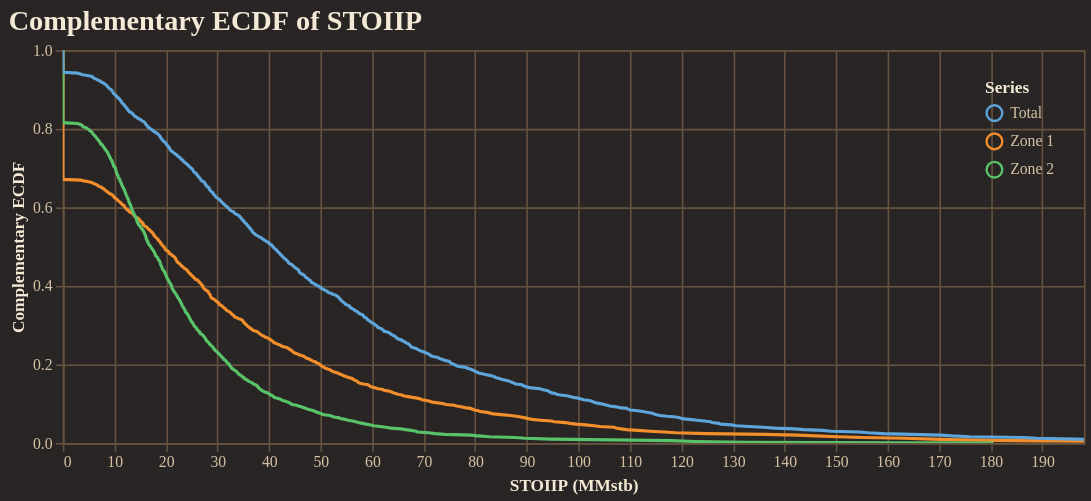

Source (notebook cell):
### Code cell
fig = reporter.plotter.prospect_volumetric_ecdf_plot(
    figsize=(650, 250),
    backend=PLOTTING_BACKEND
)
fig.show()

### Figure 1 — Vega-Lite specification as saved in the notebook (floating-point values rounded to 4 significant figures; data arrays with more than 128 entries replaced by an {"elided": "..."} marker saying what was removed)
{"config": {"background": "#292524", "view": {"fill": "#292524", "stroke": "#665340"}, "title": {"color": "#f4e9d7", "font": "Merriweather", "fontSize": 18, "fontWeight": 600, "subtitleColor": "#d5c2a6", "anchor": "start"}, "axis": {"domainColor": "#665340", "gridColor": "#665340", "tickColor": "#665340", "labelColor": "#d5c2a6", "titleColor": "#f4e9d7", "labelFont": "Merriweather", "titleFont": "Merriweather"}, "legend": {"titleColor": "#f4e9d7", "labelColor": "#d5c2a6", "labelFont": "Merriweather", "titleFont": "Merriweather", "orient": "top-right", "symbolType": "circle"}, "header": {"labelColor": "#d5c2a6", "titleColor": "#f4e9d7", "labelFont": "Merriweather", "titleFont": "Merriweather"}, "mark": {"color": "#c78d3b"}, "line": {"color": "#c78d3b"}, "bar": {"color": "#c78d3b"}, "point": {"color": "#ddb06d"}, "area": {"color": "#c78d3b", "opacity": 0.35}, "text": {"color": "#f4e9d7", "font": "Merriweather"}, "range": {"category": ["#5DA5DA", "#F28E2B", "#59C36A", "#E15759", "#B07AA1", "#4ECDC4", "#FF9DA7", "#EDC948"]}}, "layer": [{"mark": {"type": "line", "clip": true, "strokeWidth": 2}, "encoding": {"color": {"field": "series", "title": "Series", "type": "nominal"}, "tooltip": [{"field": "series", "title": "Series", "type": "nominal"}, {"field": "stoiip_mmstb", "format": ",.2f", "title": "STOIIP (MMstb)", "type": "quantitative"}, {"field": "exceedance_probability", "format": ".3f", "title": "Exceedance", "type": "quantitative"}], "x": {"field": "stoiip_mmstb", "title": "STOIIP (MMstb)", "type": "quantitative"}, "y": {"field": "exceedance_probability", "scale": {"domain": [0, 1]}, "title": "Complementary ECDF", "type": "quantitative"}}}], "data": {"name": "data-4e138c385c57676dd622fb520c059cbb"}, "encoding": {"x": {"field": "stoiip_mmstb", "scale": {"domain": [0, 198.1]}, "type": "quantitative"}}, "height": 250, "title": "Complementary ECDF of STOIIP", "width": 650, "$schema": "https://vega.github.io/schema/vega-lite/v5.20.1.json", "datasets": {"data-4e138c385c57676dd622fb520c059cbb": {"elided": "1500 records"}}}
